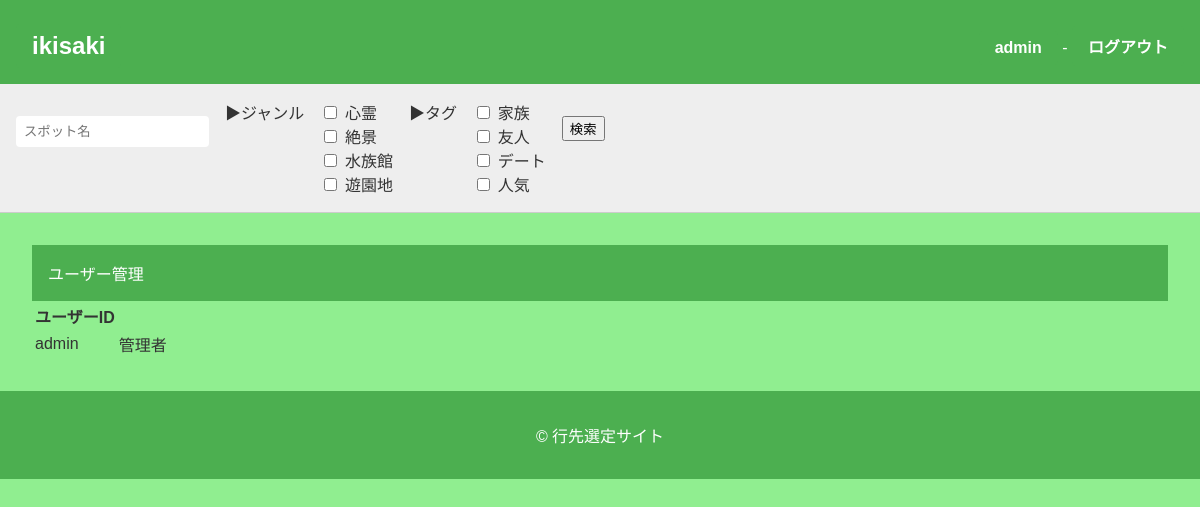
Page /user/list (signed in) on the earlier database version.
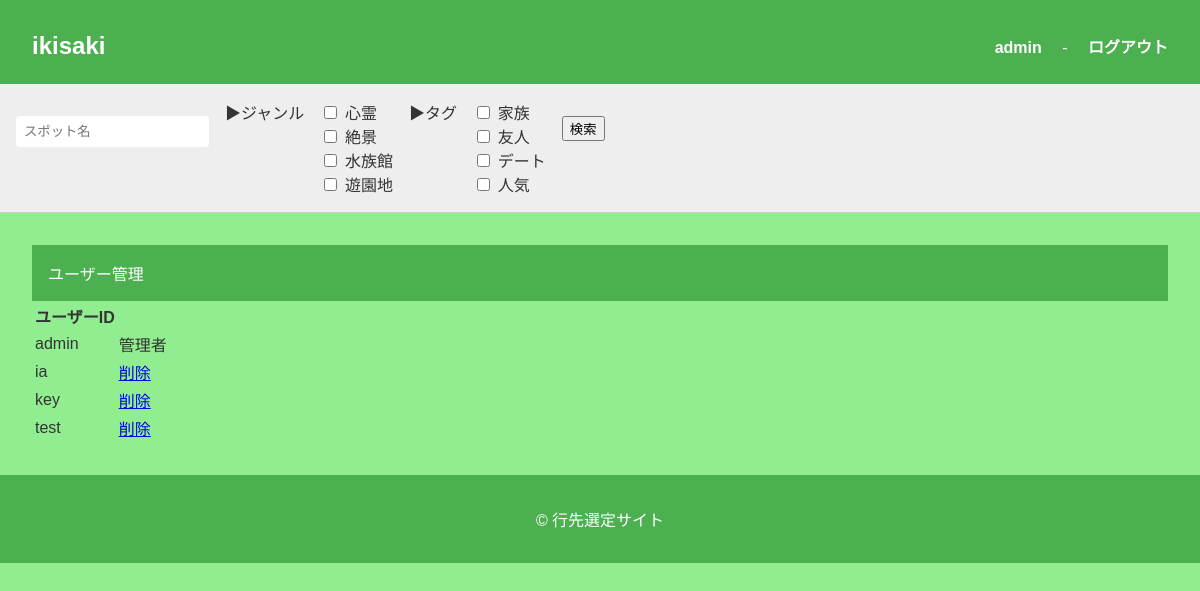
Same page on the later database version.
### apps/ikisaki/models.py (models this page shows, shortened)
class User(db.Model, UserMixin):
    __tablename__ = "user"
    user_id = db.Column(db.String, primary_key=True, unique=True, nullable=False)
    password_hash = db.Column(db.String, nullable=False)
    schedules = db.relationship("Schedule", back_populates="user", cascade="all, delete-orphan")
    @property
    def password(self):
        raise AttributeError("読み取り不可")

### apps/ikisaki/views/auth.py (the view)
@ikisaki.route("/user/list", methods=["GET"])
@login_required
def user_list():
	ssform = SpotSearchForm()
	if not is_admin(current_user.user_id):
		return redirect(url_for("ikisaki.index"))
	users = User.query.order_by().all()
	return render_template(
		"ikisaki/user_list.html",
		ssform=ssform,
		users=users,
	)

### apps/ikisaki/forms.py
class SpotSearchForm(FlaskForm):
	name = StringField(
		"スポット名",
	)
	submit = SubmitField("検索")

### apps/app.py (called while the page is built)
@login_manager.user_loader
def load_user(user_id):
    from apps.ikisaki.models import User
    try:
        return User.query.get(user_id)
    except ValueError:
        return None

### apps/ikisaki/utils.py (called while the page is built)
def is_admin(user_id):
	return (user_id in current_app.config["ADMIN_USER_ID"])

### apps/ikisaki/templates/ikisaki/user_list.html (shortened to what this page needs)
{% extends "ikisaki/base.html" %}
{% block content %}
<div class="mx-auto dt-auth-main">
  <div class="card dt-auth-signup">
    <header>ユーザー管理</header>
    <section>
		<table>
		<tr>
			<th>ユーザーID</th>
			<th></th>
		</tr>
		{% for u in users %}
		<tr>
			<td>{{ u.user_id }}</td>
			<td>
			{% if u.user_id in config["ADMIN_USER_ID"] %}
				管理者
			{% else %}
				<a href="{{ url_for('ikisaki.user_delete', user_id=u.user_id) }}" onclick="return confirm('本当に削除しますか？');">
					削除
				</a>
			{% endif %}
			</td>
		</tr>
		{% endfor %}
		</table>
    </section>
  </div>
</div>
{% endblock %}

### apps/ikisaki/templates/ikisaki/base.html (shortened to what this page needs)
<!DOCTYPE html>
<html lang="ja">
<head>
    <link rel="stylesheet" href="{{ url_for('static', filename='css/home.css') }}">
</head>
<body>
    <header>
        <div class="header-container">
            <h1><a href="{{url_for('ikisaki.index')}}" class="spotpost-button">ikisaki</a></h1>
            {% if current_user.is_authenticated %}
                <div>
                    <span><a href="{{url_for('ikisaki.user_update')}}" class="spotpost-button">{{ current_user.user_id }}</a></span> -
                    <span><a href="{{ url_for('ikisaki.logout') }}" class="spotpost-button">ログアウト</a></span>
                </div>
            {% endif %}
        </div>
    </header>
    <nav class="genre-filter">
        {% if current_user.is_authenticated %}
            <form
                action="{{url_for('ikisaki.spot_search')}}"
                method="POST"
                enctype="multipart/form-data"
                novalidate="novalidate"
                class="search-form"
                >
                <p>{{ssform.name(value=name_kw, placeholder="スポット名")}}</p>
                <div>▶ジャンル</div>
                <div id="genre_ids">
                    {% for gid, gname in config["SPOT_LIST"].items() %}
                    {% set gid_str = gid|string %}
                    <label>
                        <input type="checkbox" name="genre_ids" value="{{ gid }}" {% if gid_str in genre_ids %}checked{% endif %}> {{ gname }}
                    </label>
                    {% endfor %}
                </div>
                <div>▶タグ</div>
                <div id="tags">
                    {% for tag in config["TAG_LIST"] %}
                    <label>
                        <input type="checkbox" name="tags" value="{{ tag }}" {% if tag in tags %}checked{% endif %}> {{ tag }}
                    </label>
                    {% endfor %}
                </div>
                <p>{{ssform.submit()}}</p>
            </form>
        {% endif %}
    </nav>
    <main>
        {% block content %}{% endblock %}
    </main>
    <footer>
        <p>&copy; 行先選定サイト</p>
    </footer>
</body></html>

Differences in the rows shown:
added User: user_id "ia"
added User: user_id "key"
added User: user_id "test"
